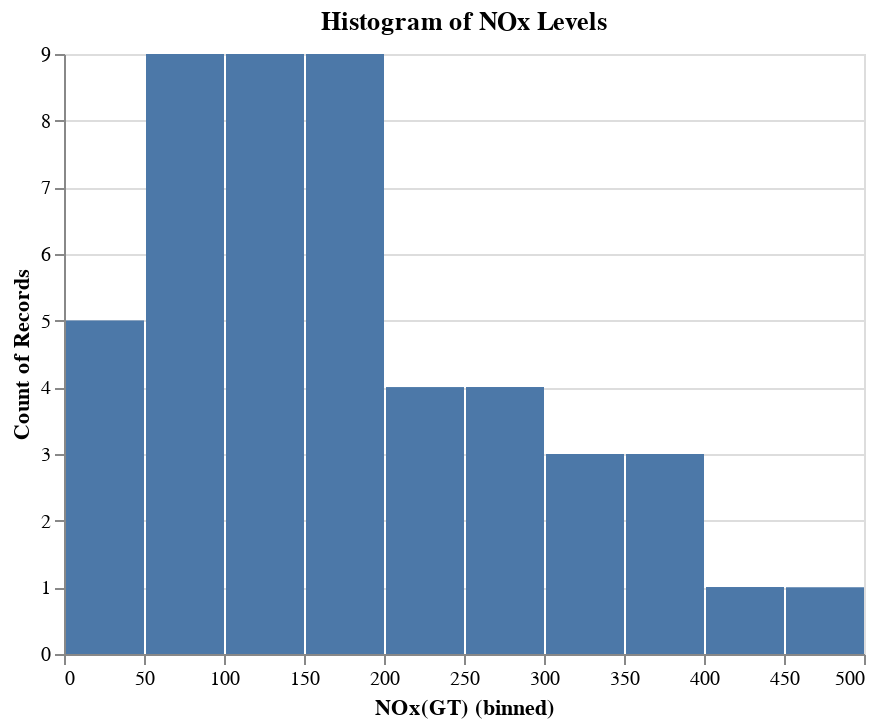

Here is the notebook cell this chart was saved with:
### Markdown cell above
Now, data is clean and appropriate for futher approaches.

### Code cell
alt.data_transformers.disable_max_rows()

alt.Chart(air_quality_data_filtered).mark_bar().encode(
    alt.X('NOx(GT)', bin=True),
    alt.Y('count()'),
    tooltip=['NOx(GT)', 'count()']
).properties(
    title='Histogram of NOx Levels'
)

### Figure 1 — Vega-Lite specification as saved in the notebook (floating-point values rounded to 4 significant figures; data arrays with more than 128 entries replaced by an {"elided": "..."} marker saying what was removed)
{"config": {"view": {"continuousWidth": 400, "continuousHeight": 300}}, "data": {"name": "data-c183ecd3ba85759afdcb15d677af302b"}, "mark": "bar", "encoding": {"tooltip": [{"field": "NOx(GT)", "type": "quantitative"}, {"aggregate": "count", "type": "quantitative"}], "x": {"bin": true, "field": "NOx(GT)", "type": "quantitative"}, "y": {"aggregate": "count", "type": "quantitative"}}, "title": "Histogram of NOx Levels", "$schema": "https://vega.github.io/schema/vega-lite/v4.17.0.json", "datasets": {"data-c183ecd3ba85759afdcb15d677af302b": {"elided": "827 records"}}}
